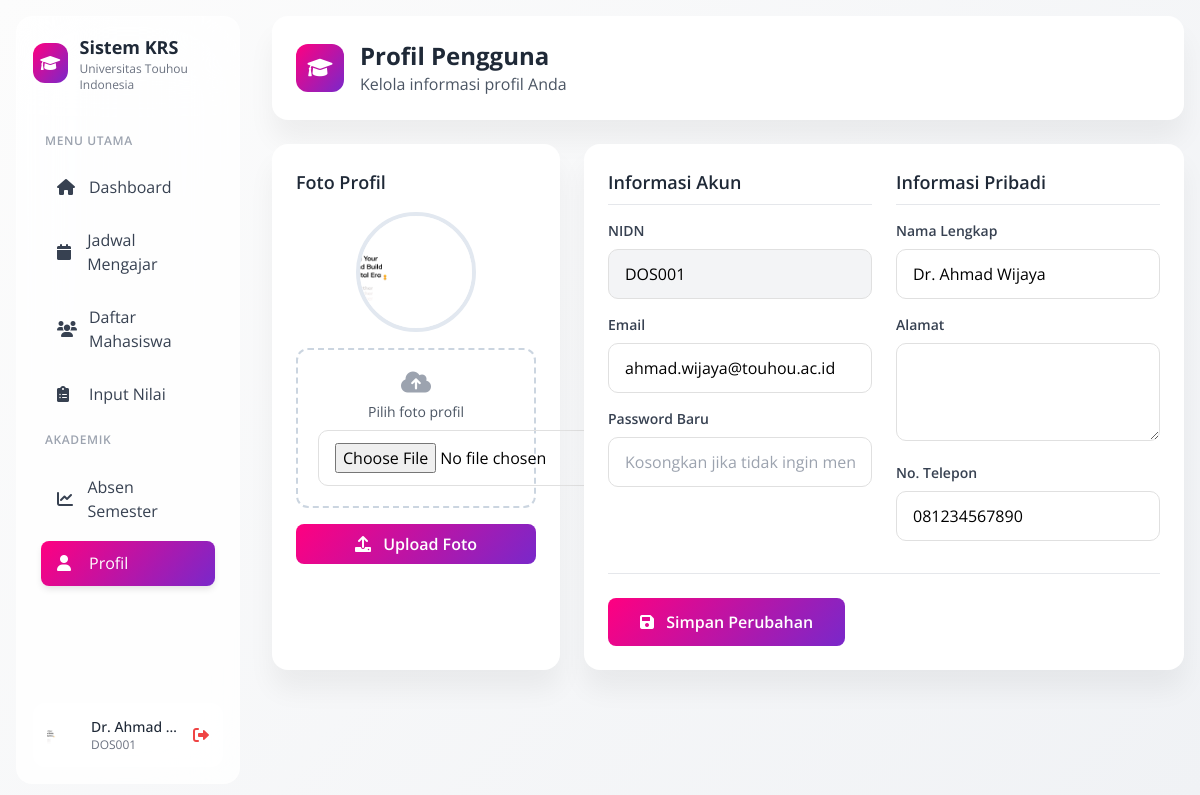
Page /sistem-krs/profil.php (signed in) on the committed database.
### tables this page shows
CREATE TABLE `dosen` (
  `id_dosen` int(11) NOT NULL,
  `nidn` varchar(20) NOT NULL,
  `nama_dosen` varchar(100) NOT NULL,
  `gelar` varchar(50) DEFAULT NULL,
  `email` varchar(100) NOT NULL,
  `foto` varchar(255) DEFAULT NULL,
  `nomor_telepon` varchar(15) DEFAULT NULL,
  `password` varchar(255) NOT NULL,
  `created_at` timestamp NOT NULL DEFAULT current_timestamp(),
  `alamat` varchar(255) DEFAULT NULL,
  `jurusan` varchar(100) DEFAULT NULL,
  `program_studi` varchar(100) DEFAULT NULL,
  `bidang_keahlian` text DEFAULT NULL,
  `status` enum('aktif','nonaktif') DEFAULT 'aktif'
);

### sistem-krs/config/config.php (called while the page is built, shortened)
<?php
function getUserRole() {
    return $_SESSION['role'] ?? null;
}
function getUserData() {
    return [
        'id' => $_SESSION['user_id'] ?? null,
        'nim' => $_SESSION['nim'] ?? $_SESSION['nomor_induk'] ?? null,
        'nama' => $_SESSION['nama'] ?? $_SESSION['nama_lengkap'] ?? null,
        'nama_lengkap' => $_SESSION['nama_lengkap'] ?? $_SESSION['nama'] ?? null,
        'nomor_induk' => $_SESSION['nomor_induk'] ?? $_SESSION['nim'] ?? null,
        'email' => $_SESSION['email'] ?? null,
        'role' => $_SESSION['role'] ?? null
    ];
}
?>

### sistem-krs/profil.php (the view, shortened to what this page needs)
<?php
require_once __DIR__ . '/config/config.php';
$database = new Database();
$conn = $database->getConnection();
if (getUserRole() == 'mahasiswa') {
    $query = "SELECT * FROM mahasiswa WHERE id_mahasiswa = :user_id";
} elseif (getUserRole() == 'dosen') {
    $query = "SELECT * FROM dosen WHERE id_dosen = :user_id";
} else {
    $query = "SELECT * FROM admin WHERE id_admin = :user_id";
}
$stmt = $conn->prepare($query);
$stmt->bindParam(':user_id', $_SESSION['user_id']);
$stmt->execute();
$profile = $stmt->fetch(PDO::FETCH_ASSOC);
?>
<!DOCTYPE html>
<html lang="id">
<head>
    <link href="https://cdn.jsdelivr.net/npm/tailwindcss@2.2.19/dist/tailwind.min.css" rel="stylesheet">
    <link href="https://cdnjs.cloudflare.com/ajax/libs/font-awesome/6.0.0/css/all.min.css" rel="stylesheet">
</head>
<body class="bg-gray-50">
    <div class="flex min-h-screen">
        <div class="w-64 p-4">
            <div class="sidebar-soft h-full p-4 relative">
                <div class="flex items-center gap-3 mb-8">
                    <div class="w-10 h-10 bg-gradient-primary rounded-xl flex items-center justify-center">
                        <i class="fas fa-graduation-cap text-white"></i>
                    </div>
                    <div>
                        <h2 class="text-lg font-bold text-gray-800">Sistem KRS</h2>
                        <p class="text-xs text-gray-500">Universitas Touhou Indonesia</p>
                    </div>
                </div>
                <nav class="space-y-2">
                    <div class="px-3 py-2">
                        <p class="text-xs font-semibold text-gray-400 uppercase tracking-wider">Menu Utama</p>
                    </div>
                    <a href="dashboard.php" class="nav-link-soft flex items-center text-gray-700 hover:text-gray-900">
                        <i class="fas fa-home w-5 mr-3"></i>
                        <span>Dashboard</span>
                    </a>
                    <?php if (getUserRole() == 'dosen'): ?>
                    <a href="dosen-jadwal.php" class="nav-link-soft flex items-center text-gray-700 hover:text-gray-900">
                        <i class="fas fa-calendar w-5 mr-3"></i>
                        <span>Jadwal Mengajar</span>
                    </a>
                    <a href="dosen-mahasiswa.php" class="nav-link-soft flex items-center text-gray-700 hover:text-gray-900">
                        <i class="fas fa-users w-5 mr-3"></i>
                        <span>Daftar Mahasiswa</span>
                    </a>
                    <a href="dosen-nilai.php" class="nav-link-soft flex items-center text-gray-700 hover:text-gray-900">
                        <i class="fas fa-clipboard-list w-5 mr-3"></i>
                        <span>Input Nilai</span>
                    </a>
                    <?php endif; ?>
                    <div class="px-3 py-2 mt-6">
                        <p class="text-xs font-semibold text-gray-400 uppercase tracking-wider">Akademik</p>
                    </div>
                    <a href="absensi-semester.php" class="nav-link-soft flex items-center text-gray-700 hover:text-gray-900">
                        <i class="fas fa-chart-line w-5 mr-3"></i>
                        <span>Absen Semester</span>
                    </a>
                    <a href="profil.php" class="nav-link-soft active flex items-center text-white">
                        <i class="fas fa-user w-5 mr-3"></i>
                        <span>Profil</span>
                    </a>
                </nav>
                <div class="absolute bottom-4 left-4 right-4">
                    <div class="bg-white bg-opacity-50 rounded-xl p-3 user-info-box">
                        <div class="flex items-center gap-3">
                            <?php if (!empty($profile['foto']) && file_exists($profile['foto'])): ?>
                                <img src="<?php echo $profile['foto']; ?>" alt="Foto Profil" class="w-8 h-8 rounded-lg object-cover">
                            <?php else: ?>
                                <div class="w-8 h-8 bg-gradient-primary rounded-lg flex items-center justify-center">
                                    <i class="fas fa-user text-white text-sm"></i>
                                </div>
                            <?php endif; ?>
                            <div class="flex-1 min-w-0">
                                <p class="text-sm font-medium text-gray-800 truncate"><?php echo getUserData()['nama_lengkap']; ?></p>
                                <p class="text-xs text-gray-500"><?php echo getUserData()['nomor_induk']; ?></p>
                            </div>
                            <a href="logout.php" class="text-red-500 hover:text-red-700">
                                <i class="fas fa-sign-out-alt"></i>
                            </a>
                        </div>
                    </div>
                </div>
            </div>
        </div>
        <div class="flex-1 p-4">
            <div class="card mb-6">
                <div class="p-6">
                    <div class="flex items-center justify-between">
                        <div class="flex items-center gap-4">
                            <div class="w-12 h-12 bg-gradient-primary rounded-xl flex items-center justify-center">
                                <i class="fas fa-graduation-cap text-white text-xl"></i>
                            </div>
                            <div>
                                <h1 class="text-2xl font-bold text-gray-800">Profil Pengguna</h1>
                                <p class="text-gray-600">Kelola informasi profil Anda</p>
                            </div>
                        </div>
                    </div>
                </div>
            </div>
            <div class="grid grid-cols-1 lg:grid-cols-3 gap-6">
                <div class="card">
                    <div class="p-6">
                        <h3 class="text-lg font-semibold text-gray-800 mb-4">Foto Profil</h3>
                        <div class="text-center">
                            <?php if (!empty($profile['foto']) && file_exists($profile['foto'])): ?>
                                <img src="<?php echo $profile['foto']; ?>" alt="Foto Profil" class="photo-preview mx-auto mb-4">
                            <?php else: ?>
                                <div class="photo-preview mx-auto mb-4 bg-gray-200 flex items-center justify-center">
                                    <i class="fas fa-user text-4xl text-gray-400"></i>
                                </div>
                            <?php endif; ?>
                            <form method="POST" enctype="multipart/form-data">
                                <div class="photo-upload-area mb-4">
                                    <i class="fas fa-cloud-upload-alt text-2xl text-gray-400 mb-2"></i>
                                    <p class="text-sm text-gray-600 mb-2">Pilih foto profil</p>
                                    <input type="file" name="photo" accept="image/*" class="form-input" required>
                                </div>
                                <button type="submit" class="btn-gradient text-white px-4 py-2 rounded-lg font-semibold w-full">
                                    <i class="fas fa-upload mr-2"></i>
                                    Upload Foto
                                </button>
                            </form>
                        </div>
                    </div>
                </div>
                <div class="lg:col-span-2">
                    <div class="card">
                        <div class="p-6">
                            <form method="POST">
                                <div class="grid grid-cols-1 md:grid-cols-2 gap-6">
                                    <div class="space-y-4">
                                        <h3 class="text-lg font-semibold text-gray-800 border-b pb-2">Informasi Akun</h3>
                                        <?php if (getUserRole() == 'mahasiswa'): ?>
                                        <div>
                                            <label class="block text-sm font-semibold text-gray-700 mb-2">NIM</label>
                                            <input type="text" value="<?php echo htmlspecialchars($profile['nim']); ?>"
                                                   class="form-input w-full bg-gray-100" readonly>
                                        </div>
                                        <?php elseif (getUserRole() == 'dosen'): ?>
                                        <div>
                                            <label class="block text-sm font-semibold text-gray-700 mb-2">NIDN</label>
                                            <input type="text" value="<?php echo htmlspecialchars($profile['nidn']); ?>"
                                                   class="form-input w-full bg-gray-100" readonly>
                                        </div>
                                        <?php endif; ?>
                                        <div>
                                            <label class="block text-sm font-semibold text-gray-700 mb-2">Email</label>
                                            <input type="email" name="email" value="<?php echo htmlspecialchars($profile['email']); ?>"
                                                   required class="form-input w-full">
                                        </div>
                                        <div>
                                            <label class="block text-sm font-semibold text-gray-700 mb-2">Password Baru</label>
                                            <input type="password" name="password" class="form-input w-full"
                                                   placeholder="Kosongkan jika tidak ingin mengubah">
                                        </div>
                                    </div>
                                    <div class="space-y-4">
                                        <h3 class="text-lg font-semibold text-gray-800 border-b pb-2">Informasi Pribadi</h3>
                                        <div>
                                            <label class="block text-sm font-semibold text-gray-700 mb-2">Nama Lengkap</label>
                                            <input type="text" name="nama_lengkap"
                                                   value="<?php echo htmlspecialchars($profile['nama'] ?? $profile['nama_dosen'] ?? ''); ?>"
                                                   required class="form-input w-full">
                                        </div>
                                        <div>
                                            <label class="block text-sm font-semibold text-gray-700 mb-2">Alamat</label>
                                            <textarea name="alamat" rows="3" class="form-input w-full"><?php echo htmlspecialchars($profile['alamat'] ?? ''); ?></textarea>
                                        </div>
                                        <div>
                                            <label class="block text-sm font-semibold text-gray-700 mb-2">No. Telepon</label>
                                            <input type="tel" name="no_telepon" value="<?php echo htmlspecialchars($profile['nomor_telepon'] ?? ''); ?>"
                                                   class="form-input w-full">
                                        </div>
                                    </div>
                                </div>
                                <div class="mt-8 pt-6 border-t">
                                    <button type="submit" class="btn-gradient text-white px-8 py-3 rounded-lg font-semibold">
                                        <i class="fas fa-save mr-2"></i>
                                        Simpan Perubahan
                                    </button>
                                </div>
                            </form>
                        </div>
                    </div>
                </div>
            </div>
        </div>
    </div>
</body>
</html>

### sistem-krs/profil.php (style rules this page uses)
body { background: linear-gradient(310deg, #f0f2f5 0%, #fcfcfc 100%); font-family: 'Open Sans', sans-serif; }
.sidebar-soft { background: rgba(255, 255, 255, 0.8); backdrop-filter: blur(42px); border-radius: 1rem; border: 1px solid rgba(255, 255, 255, 0.05); }
.nav-link-soft { border-radius: 0.5rem; margin: 0.125rem 0.5rem; padding: 0.65rem 1rem; transition: all 0.15s ease-in; }
.nav-link-soft.active { background: linear-gradient(310deg, #7928ca 0%, #ff0080 100%); color: white; box-shadow: 0 4px 7px -1px rgba(0, 0, 0, 0.11); }
.card { background: #fff; border-radius: 1rem; box-shadow: 0 20px 27px 0 rgba(0, 0, 0, 0.05); border: 0; }
.form-input { border: 1px solid #e0e0e0; border-radius: 10px; padding: 12px 16px; transition: all 0.3s ease; }
.btn-gradient { background: linear-gradient(310deg, #7928ca 0%, #ff0080 100%); border: none; transition: all 0.3s ease; }
.bg-gradient-primary { background: linear-gradient(310deg, #7928ca 0%, #ff0080 100%); }
.user-info-box { border: 2px solid rgba(255, 255, 255, 0.3); }
.photo-preview { width: 120px; height: 120px; border-radius: 50%; object-fit: cover; border: 4px solid #e2e8f0; }
.photo-upload-area { border: 2px dashed #cbd5e0; border-radius: 12px; padding: 20px; text-align: center; transition: all 0.3s ease; }

### rows in the picture
dosen: foto (picture), nama_dosen "Dr. Ahmad…", nidn "DOS001", email "ahmad.wijaya@touhou.ac.id", nama_lengkap "Dr. Ahmad Wijaya", no_telepon "081234567890"
